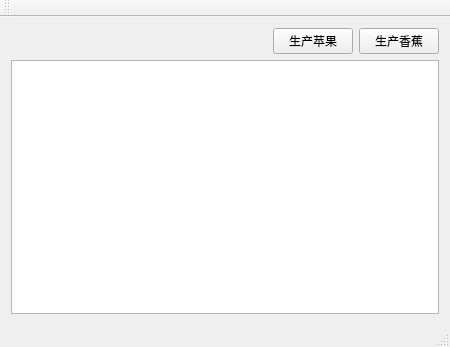
<?xml version="1.0" encoding="UTF-8"?>
<ui version="4.0">
 <class>MainWindow</class>
 <widget class="QMainWindow" name="MainWindow">
  <property name="geometry">
   <rect>
    <x>0</x>
    <y>0</y>
    <width>450</width>
    <height>347</height>
   </rect>
  </property>
  <property name="windowTitle">
   <string>MainWindow</string>
  </property>
  <widget class="QWidget" name="centralWidget">
   <layout class="QVBoxLayout" name="verticalLayout">
    <item>
     <layout class="QHBoxLayout" name="horizontalLayout">
      <item>
       <spacer name="horizontalSpacer">
        <property name="orientation">
         <enum>Qt::Horizontal</enum>
        </property>
        <property name="sizeHint" stdset="0">
         <size>
          <width>40</width>
          <height>20</height>
         </size>
        </property>
       </spacer>
      </item>
      <item>
       <widget class="QPushButton" name="appleBtn">
        <property name="text">
         <string>生产苹果</string>
        </property>
       </widget>
      </item>
      <item>
       <widget class="QPushButton" name="bananaBtn">
        <property name="text">
         <string>生产香蕉</string>
        </property>
       </widget>
      </item>
     </layout>
    </item>
    <item>
     <widget class="QTextBrowser" name="textBrowser"/>
    </item>
   </layout>
  </widget>
  <widget class="QMenuBar" name="menuBar">
   <property name="geometry">
    <rect>
     <x>0</x>
     <y>0</y>
     <width>450</width>
     <height>23</height>
    </rect>
   </property>
  </widget>
  <widget class="QToolBar" name="mainToolBar">
   <attribute name="toolBarArea">
    <enum>TopToolBarArea</enum>
   </attribute>
   <attribute name="toolBarBreak">
    <bool>false</bool>
   </attribute>
  </widget>
  <widget class="QStatusBar" name="statusBar"/>
 </widget>
 <layoutdefault spacing="6" margin="11"/>
 <resources/>
 <connections/>
</ui>
